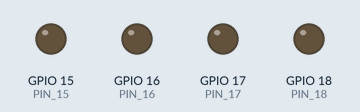
Recording of a sketch running on a simulated ESP32. On the bench: output pins drawn as LEDs (lit = HIGH). What the sketch prints to the serial monitor is not drawn.

Above: at 6.0 s.
At 36.0 s:
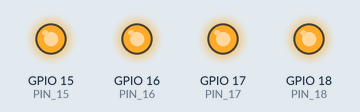
Timing chart, 0 to 79.0 s (numbered marks = the images above):
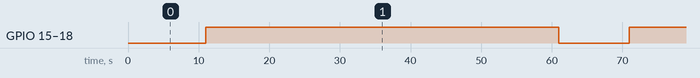

Measured:
- by itself, GPIO 15 (PIN_15), GPIO 16 (PIN_16), GPIO 17 (PIN_17), GPIO 18 (PIN_18): alternates HIGH for 50.0 s and LOW for 10.0 s

The sketch:

s3_relay.ino
```cpp
#include <esp32-hal-timer.h>

#define PIN_15 15
#define PIN_16 16
#define PIN_17 17
#define PIN_18 18
hw_timer_t *timer = NULL;  // 定时器句柄
// 定义要控制的引脚
const int pins[] = { PIN_15, PIN_16, PIN_17, PIN_18 };  // GPIO 15,16,17,18
const int numPins = 4;
const int SECOND = 1000 * 1000;
int next = 0;

void IRAM_ATTR onTimer() {
  next = 0;
  int flag = digitalRead(pins[0]);
  Serial.print(" onTimer被调用, 设置IO口的电平为:");
  Serial.println(!flag);
  if (LOW == flag) {
    timerAlarm(timer, 50 * SECOND, true, 0);
  } else {
    timerAlarm(timer, 10 * SECOND, true, 0);
  }
  for (int i = 0; i < numPins; i++) {
    digitalWrite(pins[i], !digitalRead(pins[i]));  // 更新LED状态
  }
}

void setup() {
  Serial.begin(115200);
  delay(1000);  // 等待串口初始化
  Serial.println("程序开始，设置引脚为输出...");
  // 设置引脚为输出模式
  for (int i = 0; i < numPins; i++) {
    pinMode(pins[i], OUTPUT);
    digitalWrite(pins[i], LOW);  // 更新LED状态
  }

  timer = timerBegin(1000000);            // 设置定时器频率为 1 MHz（1微秒分辨率）
  timerAttachInterrupt(timer, &onTimer);  // 绑定中断
  timerAlarm(timer, 10 * SECOND, true, 0);
  timerStart(timer);
}

void loop() {
  next = next + 1;
  Serial.print(">> ");
  Serial.print(next);
  Serial.println(" loop...");
  delay(5000);
}
```
